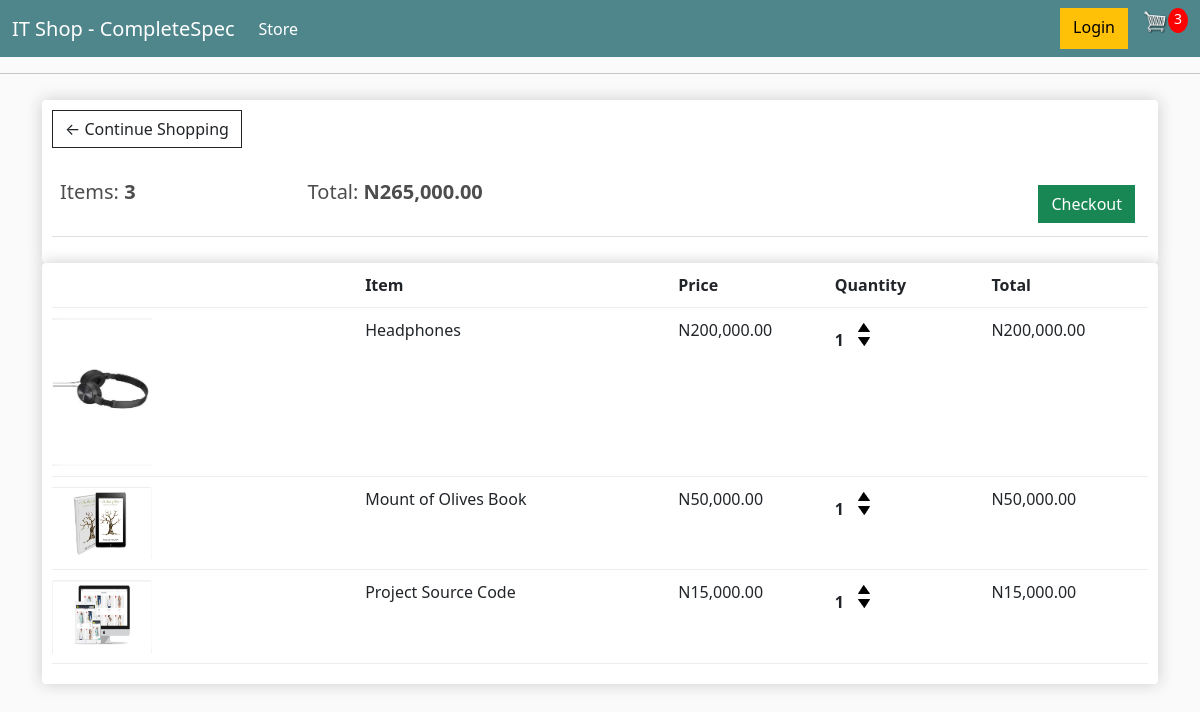
The app's page /cart/ (signed in) with its own data.
### store/models.py (models this page shows, shortened)
class Order(models.Model):
    customer = models.ForeignKey(Customer, on_delete=models.SET_NULL, null=True, blank=True)
    date_ordered = models.DateTimeField(auto_now_add=True)
    complete = models.BooleanField(default=False)
    transaction_id = models.CharField(max_length=100, null=True)
    @property
    def get_cart_total(self):
        orderItems = self.orderitem_set.all()
        total = sum([item.get_total for item in orderItems])
        return total
    @property
    def get_cart_items(self):
        orderItems = self.orderitem_set.all()
        total = sum([item.quantity for item in orderItems])
        return total

class OrderItem(models.Model):
    product = models.ForeignKey(Product, on_delete=models.SET_NULL, null=True)
    order = models.ForeignKey(Order, on_delete=models.SET_NULL, null=True)
    quantity = models.IntegerField(default=0, null=True, blank=True)
    date_added = models.DateTimeField(auto_now_add=True)
    @property
    def get_total(self):
        total = self.product.price * self.quantity
        return total

class Product (models.Model):
    name = models.CharField(max_length=200)
    price = models.FloatField()
    digital = models.BooleanField(default=False,null=True, blank=True)
    image = models.ImageField(null=True, blank=True)
    @property
    def imageURL(self):
        try:
            url = self.image.url
        except:
            url = ''
        return url

### store/views.py (the view)
# urls.py: path('cart/', views.cart, name='cart'),
def cart(request):
    data = cartData(request)
    cartItems = data['cartItems']
    order = data['order']
    items = data['items']
    context ={'items':items, 'order':order, 'cartItems':cartItems}
    return render(request, 'store/cart.html', context)

### store/utils.py (called while the page is built)
def cartData(request):
    if request.user.is_authenticated:
        customer = request.user.customer
        order, created = Order.objects.get_or_create(customer=customer, complete=False)
        items = order.orderitem_set.all()
        cartItems = order.get_cart_items
    else:
        cookieData = cookieCart(request)
        cartItems = cookieData['cartItems']
        order = cookieData['order']
        items = cookieData['items']
    return {'cartItems':cartItems, 'order':order, 'items':items}

### store/templates/store/cart.html (shortened to what this page needs)
{% extends "store/main.html" %}
{% load static %}
{% block content %}
    <div class="row">
        <div class="col-lg-12">
            <div class="box-element">
                <a class="btn btn-outline-dark" href="{% url 'store' %}">&#x2190; Continue Shopping</a>
                <table class="table">
                    <tr>
                        <th><h5>Items: <strong>{{order.get_cart_items}}</strong></h5></th>
                        <th><h5>Total: <strong>N{{order.get_cart_total|floatformat:"2g"}}</strong></h5></th>
                        <th><a style="float:right; margin:5px" class="btn btn-success" href="{% url 'checkout' %}">Checkout</a></th>
                    </tr>
                </table>
            </div>
            <div class="box-element">
                <div class="cart-row">
                    <div style="flex:2"></div>
                    <div style="flex:2"><strong>Item</strong></div>
                    <div style="flex:1"><strong>Price</strong></div>
                    <div style="flex:1"><strong>Quantity</strong></div>
                    <div style="flex:1"><strong>Total</strong></div>
                </div>
                {% for item in items%}
                <div class="cart-row">
                    <div style="flex:2"><img class="row-image" src="{{item.product.imageURL}}"></div>
                    <div style="flex:2"><p>{{item.product.name}}</p></div>
                    <div style="flex:1"><p>N{{item.product.price|floatformat:"2g"}}</p></div>
                    <div style="flex:1">
                        <p class="quantity">{{item.quantity}}</p>
                        <div class="quantity">
							<img data-product={{item.product.id}} data-action="add" class="chg-quantity update-cart" src="{% static  'images/arrow-up.png' %}">
							<img data-product={{item.product.id}} data-action="remove" class="chg-quantity update-cart" src="{% static  'images/arrow-down.png' %}">
						</div>
                    </div>
                    <div style="flex:1"><p>N{{item.get_total|floatformat:"2g"}}</p></div>
                </div>
                {% endfor %}
            </div>
        </div>
    </div>
{% endblock content %}

### static/css/main.css (style rules this page uses)
body { background-color: hsl(0, 0%, 98%); }
h1,h2,h3,h4,h5,h6 { color:hsl(0, 0%, 30%); }
.box-element { box-shadow:hsl(0, 0%, 80%) 0 0 16px; background-color: #fff; border-radius: 4px; padding: 10px; }
.col-lg-4, .col-lg-6, .col-lg-8, .col-lg-12 { margin-top: 10px; }
.btn { border-radius: 0; }
.row-image { width: 100px; }
.cart-row { display: flex; align-items: flex-stretch; padding-bottom: 10px; margin-bottom: 10px; border-bottom: 1px solid #ececec; }
.quantity { display: inline-block; font-weight: 700; padding-right:10px; }
.chg-quantity { width: 12px; cursor: pointer; display: block; margin-top: 5px; transition:.1s; }

### records on screen
Order: get_cart_items "3", get_cart_total "265,000.00"
OrderItem: product.imageURL (picture), product.name "Headphones", product.price "200,000.00", quantity "1", get_total "200,000.00"
OrderItem: product.imageURL (picture), product.name "Mount of Olives Book", product.price "50,000.00", quantity "1", get_total "50,000.00"
OrderItem: product.imageURL (picture), product.name "Project Source Code", product.price "15,000.00", quantity "1", get_total "15,000.00"

### other values on screen
{{ cartItems }} "3"
